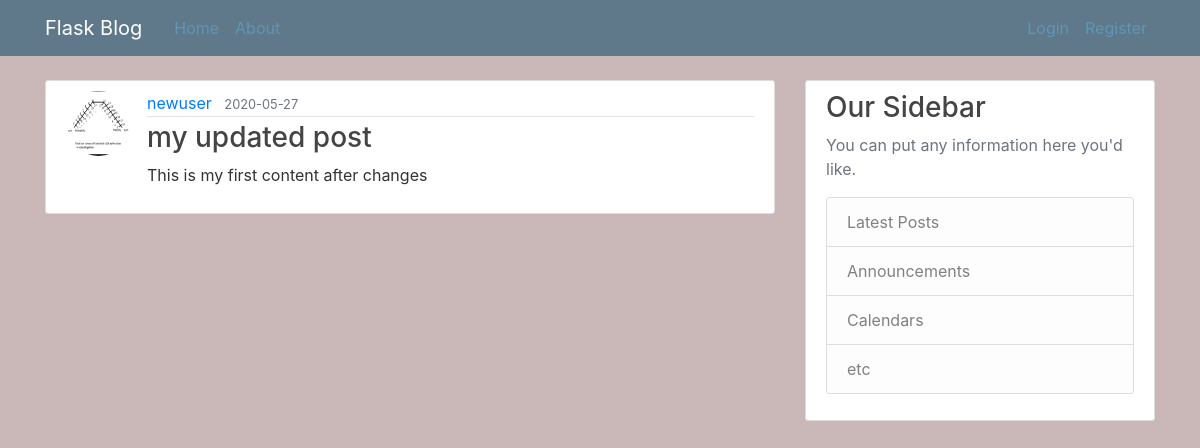
/post/1, run on the app's committed database.
### flaskblog/models.py (models this page shows, shortened)
class User(db.Model, UserMixin):
    id = db.Column(db.Integer, primary_key=True)
    username = db.Column(db.String(20), unique=True, nullable=False)
    email = db.Column(db.String(120), unique=True, nullable=False)
    image_file = db.Column(db.String(20), nullable=False, default='default.jpg')
    password = db.Column(db.String(60), nullable=False)
    posts = db.relationship('Posti', backref='author', lazy=True)
    ''' Author is backreference which helps to get entire info of user and its attributes###
    why we use 'backref', 'relationship'-->more on
    https://hackingandslacking.com/managing-relationships-in-sqlalchemy-data-models-effe9d1c8975'''

class Posti(db.Model):
    id = db.Column(db.Integer, primary_key=True)
    title = db.Column(db.String(100), nullable=False)
    date_posted = db.Column(db.DateTime, nullable=False, default=datetime.utcnow)
    content = db.Column(db.Text, nullable=False)
    user_id = db.Column(db.Integer, db.ForeignKey('user.id'), nullable=False)

### flaskblog/routes.py (the view)
@app.route("/post/<int:post_id>")
def post(post_id):
    post = Posti.query.get_or_404(post_id)
    return render_template('post.html', title=post.title, post=post)

### flaskblog/templates/post.html (shortened to what this page needs)
{% extends 'layout.html' %}
{% block content %}
<article class="media content-section">
    <img class="rounded-circle article-img"
        src="{{ url_for('static', filename='profile_pics/') + post.author.image_file }}" alt="author_image">
    <div class="media-body">
        <div class="article-metadata">
            <a class="mr-2" href="{{ url_for('user_post',  username = post.author.username) }}">{{ post.author.username }}</a>
            <small class="text-muted">{{ post.date_posted.strftime('%Y-%m-%d') }}</small>
        </div>
        <h3 class="article-title">{{ post.title }}</h3>
        <p class="article-content">{{ post.content }}</p>
    </div>
</article>
{% endblock content %}

### flaskblog/static/main.css (style rules this page uses)
body { background: #cab7b7; color: #333333; margin-top: 5rem; }
h1, h2, h3, h4, h5, h6 { color: #444444; }
.content-section { background: #ffffff; padding: 10px 20px; border: 1px solid #dddddd; border-radius: 3px; margin-bottom: 20px; }
.article-title { color: #444444; }
.article-content { white-space: pre-line; }
.article-img { height: 65px; width: 65px; margin-right: 16px; }
.article-metadata { padding-bottom: 1px; margin-bottom: 4px; border-bottom: 1px solid #e3e3e3 }

### data on the page
User: image_file (picture), author.username "newuser"
Posti: date_posted "2020-05-27", title "my updated post", content "This is my first content after changes"
